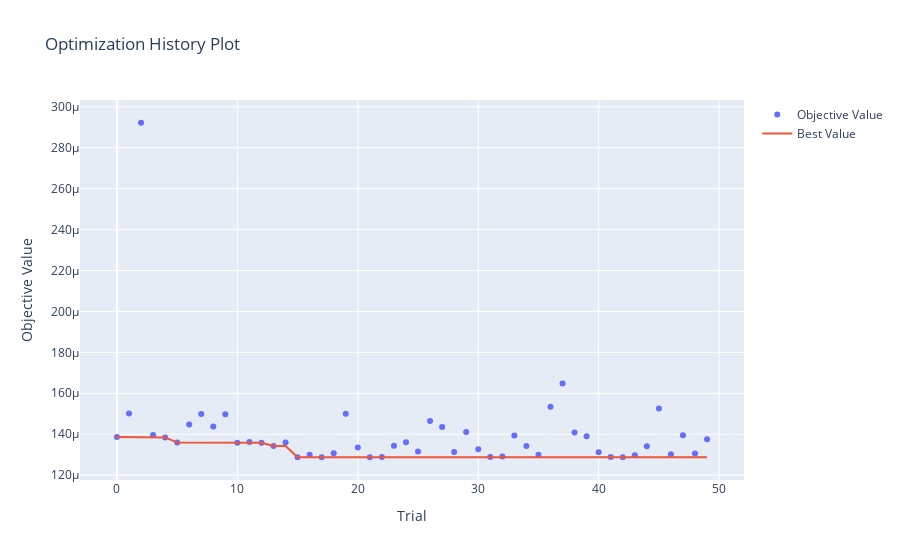
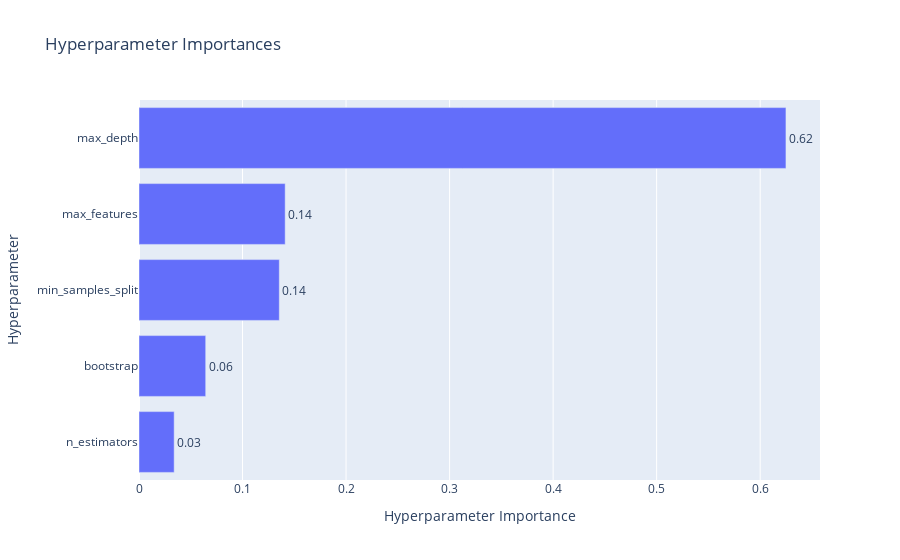
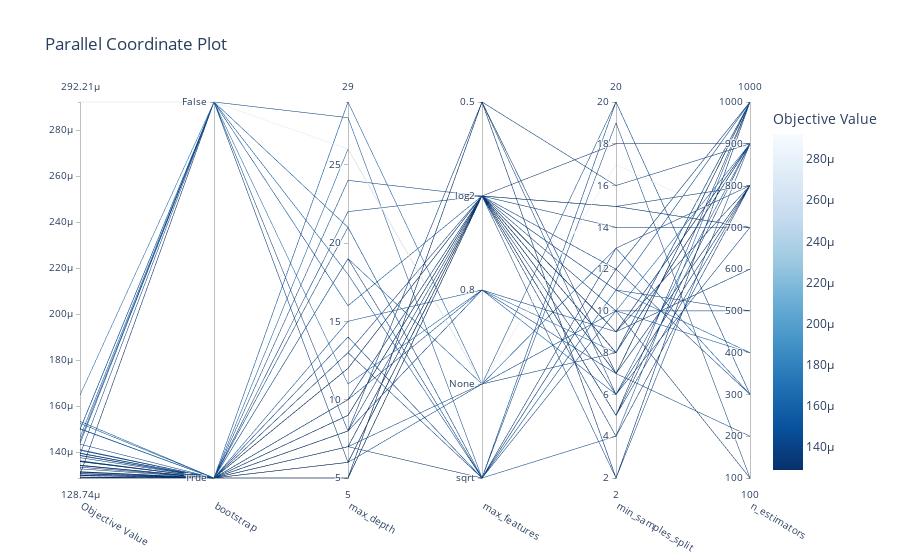

Write notebook code for charts like these, in order.
### Markdown cell above
Hyperparameter Tuning with Optuna

### Code cell
import sys
import os
import warnings
from pathlib import Path

# ---------------------------------------------------------------------------
# 1) SET PROJECT ROOT AND UPDATE PATH/WORKING DIRECTORY
# ---------------------------------------------------------------------------
project_root = Path.cwd().parent.parent  # Adjust if your notebook is in notebooks/time_series
sys.path.append(str(project_root))
os.chdir(str(project_root))
warnings.filterwarnings("ignore")

import os
from pathlib import Path
import warnings
import pandas as pd
import numpy as np
import MetaTrader5 as mt5
import joblib
import optuna
import matplotlib.pyplot as plt
import seaborn as sns

# Sklearn / Models
from sklearn.preprocessing import StandardScaler
from sklearn.ensemble import RandomForestRegressor
from sklearn.model_selection import TimeSeriesSplit
from sklearn.metrics import mean_squared_error
from sklearn.pipeline import Pipeline

# Optuna visualization
import optuna.visualization as ov

# Your modules
from data.data_loader import get_data_mt5
from features.feature_engineering import add_all_ta_features
from features.labeling_schemes import calculate_future_returns

warnings.filterwarnings("ignore")

###########################################################
# 1) DATA LOADING & FEATURE ENGINEERING
###########################################################
if not mt5.initialize():
    print("Failed to initialize MT5")
else:
    # Fetch 2000 bars from an earlier period for training
    data = get_data_mt5(symbol="BTCUSD", timeframe=mt5.TIMEFRAME_H4, n_bars=2000, start_pos=2000)

    mt5.shutdown()

df = add_all_ta_features(data)
df = calculate_future_returns(df).dropna(subset=["future_returns"])

X_full = df.drop(columns=["future_returns"])
y_full = df["future_returns"]

# Sort to maintain chronological order
# df = df.sort_values("time") if 'time' in df.columns else df.sort_index()

###########################################################
# 2) DEFINE TRAIN PORTION
###########################################################
split_idx = int(len(X_full) * 0.8)
X_tune, y_tune = X_full.iloc[:split_idx], y_full.iloc[:split_idx]

print(f"Tuning portion size: {len(X_tune)}")

###########################################################
# 3) FEATURE SELECTION
###########################################################
rf_for_fs = RandomForestRegressor(n_estimators=100, random_state=42)
rf_for_fs.fit(X_tune, y_tune)

feature_importance = pd.Series(rf_for_fs.feature_importances_, index=X_tune.columns)
top_features = feature_importance.nlargest(20).index
X_tune = X_tune[top_features]

print(f"Selected Top Features: {list(top_features)}")

###########################################################
# 4) TIME-SERIES CROSS VALIDATION
###########################################################
tscv = TimeSeriesSplit(n_splits=3)

def objective(trial):
    """Objective function for Optuna"""
    params = {
        "n_estimators": trial.suggest_int("n_estimators", 100, 1000, step=100),
        "max_depth": trial.suggest_int("max_depth", 5, 30),
        "min_samples_split": trial.suggest_int("min_samples_split", 2, 20),
        "max_features": trial.suggest_categorical("max_features", ["sqrt", "log2", 0.5, 0.8, None]),  # Fixed
        "bootstrap": trial.suggest_categorical("bootstrap", [True, False])
    }

    model = Pipeline([
        ("scaler", StandardScaler()),
        ("rf", RandomForestRegressor(**params, random_state=42))
    ])

    scores = []
    for train_idx, test_idx in tscv.split(X_tune):
        X_train_fold, X_test_fold = X_tune.iloc[train_idx], X_tune.iloc[test_idx]
        y_train_fold, y_test_fold = y_tune.iloc[train_idx], y_tune.iloc[test_idx]

        model.fit(X_train_fold, y_train_fold)
        preds = model.predict(X_test_fold)
        scores.append(mean_squared_error(y_test_fold, preds))

    return np.mean(scores)



###########################################################
# 5) RUN OPTUNA OPTIMIZATION
###########################################################
study = optuna.create_study(direction="minimize")
study.optimize(objective, n_trials=50, timeout=1800)  # 50 trials or 30 min max

print("\nBest Trial:", study.best_trial)

###########################################################
# 6) RETRAIN BEST MODEL
###########################################################
best_params = study.best_params

best_model = Pipeline([
    ("scaler", StandardScaler()),
    ("rf", RandomForestRegressor(**best_params, random_state=42))
])

best_model.fit(X_tune, y_tune)

###########################################################
# 7) SAVE BEST MODEL
###########################################################
joblib.dump(best_model, "models/saved_models/best_rf_pipeline.pkl")
print("Saved best model to 'models/saved_models/best_rf_pipeline.pkl'")

###########################################################
# 8) PLOTTING RESULTS
###########################################################

# 📊 Plot 1: Optimization History (Loss over Trials)
ov.plot_optimization_history(study).show()

# 📊 Plot 2: Parameter Importance
ov.plot_param_importances(study).show()

# 📊 Plot 3: Parallel Coordinate Plot (Best Hyperparameters)
ov.plot_parallel_coordinate(study).show()

# 📊 Plot 4: Feature Importance of Selected Features
plt.figure(figsize=(10, 5))
sns.barplot(x=feature_importance.nlargest(10).index, y=feature_importance.nlargest(10).values)
plt.xticks(rotation=45)
plt.title("Top 10 Feature Importance")
plt.show()

# 📊 Plot 5: Actual vs Predicted Returns on Test Set
split_idx_test = int(len(X_full) * 0.9)  # Use last 10% for final testing
X_test, y_test = X_full.iloc[split_idx_test:], y_full.iloc[split_idx_test:]

# Apply the same feature selection as during training
X_test = X_test[top_features]  # Ensure features match the trained model

# Make predictions
y_pred = best_model.predict(X_test)

# Plot actual vs predicted returns
plt.figure(figsize=(10, 5))
plt.plot(y_test.index, y_test, label="Actual Returns", color="black", linestyle="dashed")
plt.plot(y_test.index, y_pred, label="Predicted Returns", color="blue")
plt.xlabel("Time")
plt.ylabel("Price")
plt.title("Actual vs. Predicted Stock Prices")
plt.legend()
plt.show()

### Figure 1 — Plotly figure (JSON) as saved in the notebook; plotly's stock layout.template omitted (floating-point values rounded to 4 significant figures)
{"data": [{"mode": "markers", "name": "Objective Value", "type": "scatter", "x": [0, 1, 2, 3, 4, 5, 6, 7, 8, 9, 10, 11, 12, 13, 14, 15, 16, 17, 18, 19, 20, 21, 22, 23, 24, 25, 26, 27, 28, 29, 30, 31, 32, 33, 34, 35, 36, 37, 38, 39, 40, 41, 42, 43, 44, 45, 46, 47, 48, 49], "y": [0.0001386, 0.0001502, 0.0002922, 0.0001396, 0.0001384, 0.0001359, 0.0001448, 0.0001499, 0.0001437, 0.0001498, 0.0001359, 0.0001362, 0.0001359, 0.0001343, 0.0001359, 0.0001287, 0.00013, 0.0001288, 0.0001307, 0.00015, 0.0001335, 0.0001288, 0.0001289, 0.0001343, 0.000136, 0.0001315, 0.0001465, 0.0001435, 0.0001313, 0.0001411, 0.0001327, 0.0001289, 0.0001292, 0.0001394, 0.0001342, 0.00013, 0.0001534, 0.0001648, 0.0001408, 0.000139, 0.0001312, 0.0001289, 0.0001288, 0.0001298, 0.0001341, 0.0001525, 0.0001302, 0.0001395, 0.0001305, 0.0001376]}, {"mode": "lines", "name": "Best Value", "type": "scatter", "x": [0, 1, 2, 3, 4, 5, 6, 7, 8, 9, 10, 11, 12, 13, 14, 15, 16, 17, 18, 19, 20, 21, 22, 23, 24, 25, 26, 27, 28, 29, 30, 31, 32, 33, 34, 35, 36, 37, 38, 39, 40, 41, 42, 43, 44, 45, 46, 47, 48, 49], "y": [0.0001386, 0.0001386, 0.0001386, 0.0001386, 0.0001384, 0.0001359, 0.0001359, 0.0001359, 0.0001359, 0.0001359, 0.0001359, 0.0001359, 0.0001359, 0.0001343, 0.0001343, 0.0001287, 0.0001287, 0.0001287, 0.0001287, 0.0001287, 0.0001287, 0.0001287, 0.0001287, 0.0001287, 0.0001287, 0.0001287, 0.0001287, 0.0001287, 0.0001287, 0.0001287, 0.0001287, 0.0001287, 0.0001287, 0.0001287, 0.0001287, 0.0001287, 0.0001287, 0.0001287, 0.0001287, 0.0001287, 0.0001287, 0.0001287, 0.0001287, 0.0001287, 0.0001287, 0.0001287, 0.0001287, 0.0001287, 0.0001287, 0.0001287]}, {"marker": {"color": "#cccccc"}, "mode": "markers", "name": "Infeasible Trial", "showlegend": false, "type": "scatter", "x": [], "y": []}], "layout": {"title": {"text": "Optimization History Plot"}, "xaxis": {"title": {"text": "Trial"}}, "yaxis": {"title": {"text": "Objective Value"}}}}

### Figure 2 — Plotly figure (JSON) as saved in the notebook; plotly's stock layout.template omitted (floating-point values rounded to 4 significant figures)
{"data": [{"cliponaxis": false, "hovertemplate": ["n_estimators (IntDistribution): 0.033972070437284146<extra></extra>", "bootstrap (CategoricalDistribution): 0.06443276909030979<extra></extra>", "min_samples_split (IntDistribution): 0.13551312676216462<extra></extra>", "max_features (CategoricalDistribution): 0.14119388746567826<extra></extra>", "max_depth (IntDistribution): 0.6248881462445632<extra></extra>"], "name": "Objective Value", "orientation": "h", "text": ["0.03", "0.06", "0.14", "0.14", "0.62"], "textposition": "outside", "type": "bar", "x": [0.03397, 0.06443, 0.1355, 0.1412, 0.6249], "y": ["n_estimators", "bootstrap", "min_samples_split", "max_features", "max_depth"]}], "layout": {"title": {"text": "Hyperparameter Importances"}, "xaxis": {"title": {"text": "Hyperparameter Importance"}}, "yaxis": {"title": {"text": "Hyperparameter"}}}}

### Figure 3 — Plotly figure (JSON) as saved in the notebook; plotly's stock layout.template omitted (floating-point values rounded to 4 significant figures)
{"data": [{"dimensions": [{"label": "Objective Value", "range": [0.0001287, 0.0002922], "values": [0.0001386, 0.0001502, 0.0002922, 0.0001396, 0.0001384, 0.0001359, 0.0001448, 0.0001499, 0.0001437, 0.0001498, 0.0001359, 0.0001362, 0.0001359, 0.0001343, 0.0001359, 0.0001287, 0.00013, 0.0001288, 0.0001307, 0.00015, 0.0001335, 0.0001288, 0.0001289, 0.0001343, 0.000136, 0.0001315, 0.0001465, 0.0001435, 0.0001313, 0.0001411, 0.0001327, 0.0001289, 0.0001292, 0.0001394, 0.0001342, 0.00013, 0.0001534, 0.0001648, 0.0001408, 0.000139, 0.0001312, 0.0001289, 0.0001288, 0.0001298, 0.0001341, 0.0001525, 0.0001302, 0.0001395, 0.0001305, 0.0001376]}, {"label": "bootstrap", "range": [0, 1], "ticktext": ["True", "False"], "tickvals": [0, 1], "values": [0, 0, 1, 0, 0, 0, 1, 1, 1, 1, 0, 0, 0, 0, 0, 0, 0, 0, 0, 0, 0, 0, 0, 0, 0, 0, 1, 0, 0, 0, 0, 0, 0, 0, 0, 0, 0, 1, 0, 1, 0, 0, 0, 0, 0, 0, 1, 0, 0, 0]}, {"label": "max_depth", "range": [5, 29], "values": [21, 19, 26, 14, 8, 13, 28, 21, 6, 18, 12, 12, 12, 10, 8, 5, 6, 5, 5, 15, 8, 5, 5, 9, 10, 7, 16, 10, 5, 22, 7, 5, 5, 7, 9, 6, 26, 11, 24, 8, 7, 5, 5, 6, 9, 29, 6, 19, 7, 13]}, {"label": "max_features", "range": [0, 4], "ticktext": ["sqrt", "None", "0.8", "log2", "0.5"], "tickvals": [0, 1, 2, 3, 4], "values": [0, 1, 1, 0, 2, 0, 0, 0, 1, 0, 3, 3, 3, 3, 4, 3, 3, 3, 4, 2, 3, 3, 3, 3, 3, 3, 3, 2, 4, 3, 3, 3, 3, 1, 3, 3, 1, 2, 3, 4, 0, 3, 3, 3, 3, 1, 3, 0, 3, 3]}, {"label": "min_samples_split", "range": [2, 20], "values": [19, 13, 17, 10, 7, 12, 20, 11, 20, 4, 15, 14, 15, 15, 16, 9, 8, 8, 2, 6, 9, 8, 7, 4, 5, 9, 11, 9, 7, 2, 10, 7, 5, 8, 12, 6, 10, 8, 11, 6, 13, 7, 8, 9, 8, 10, 5, 12, 18, 7]}, {"label": "n_estimators", "range": [100, 1000], "values": [100, 300, 700, 500, 200, 300, 300, 400, 300, 1000, 700, 700, 700, 800, 900, 800, 900, 1000, 1000, 900, 600, 900, 1000, 800, 800, 900, 1000, 600, 800, 900, 100, 1000, 1000, 900, 1000, 800, 900, 1000, 500, 700, 800, 1000, 1000, 900, 1000, 400, 900, 1000, 900, 800]}], "labelangle": 30, "labelside": "bottom", "line": {"color": [0.0001386, 0.0001502, 0.0002922, 0.0001396, 0.0001384, 0.0001359, 0.0001448, 0.0001499, 0.0001437, 0.0001498, 0.0001359, 0.0001362, 0.0001359, 0.0001343, 0.0001359, 0.0001287, 0.00013, 0.0001288, 0.0001307, 0.00015, 0.0001335, 0.0001288, 0.0001289, 0.0001343, 0.000136, 0.0001315, 0.0001465, 0.0001435, 0.0001313, 0.0001411, 0.0001327, 0.0001289, 0.0001292, 0.0001394, 0.0001342, 0.00013, 0.0001534, 0.0001648, 0.0001408, 0.000139, 0.0001312, 0.0001289, 0.0001288, 0.0001298, 0.0001341, 0.0001525, 0.0001302, 0.0001395, 0.0001305, 0.0001376], "colorbar": {"title": {"text": "Objective Value"}}, "colorscale": [[0, "rgb(247,251,255)"], [0.125, "rgb(222,235,247)"], [0.25, "rgb(198,219,239)"], [0.375, "rgb(158,202,225)"], [0.5, "rgb(107,174,214)"], [0.625, "rgb(66,146,198)"], [0.75, "rgb(33,113,181)"], [0.875, "rgb(8,81,156)"], [1, "rgb(8,48,107)"]], "reversescale": true, "showscale": true}, "type": "parcoords"}], "layout": {"title": {"text": "Parallel Coordinate Plot"}}}
